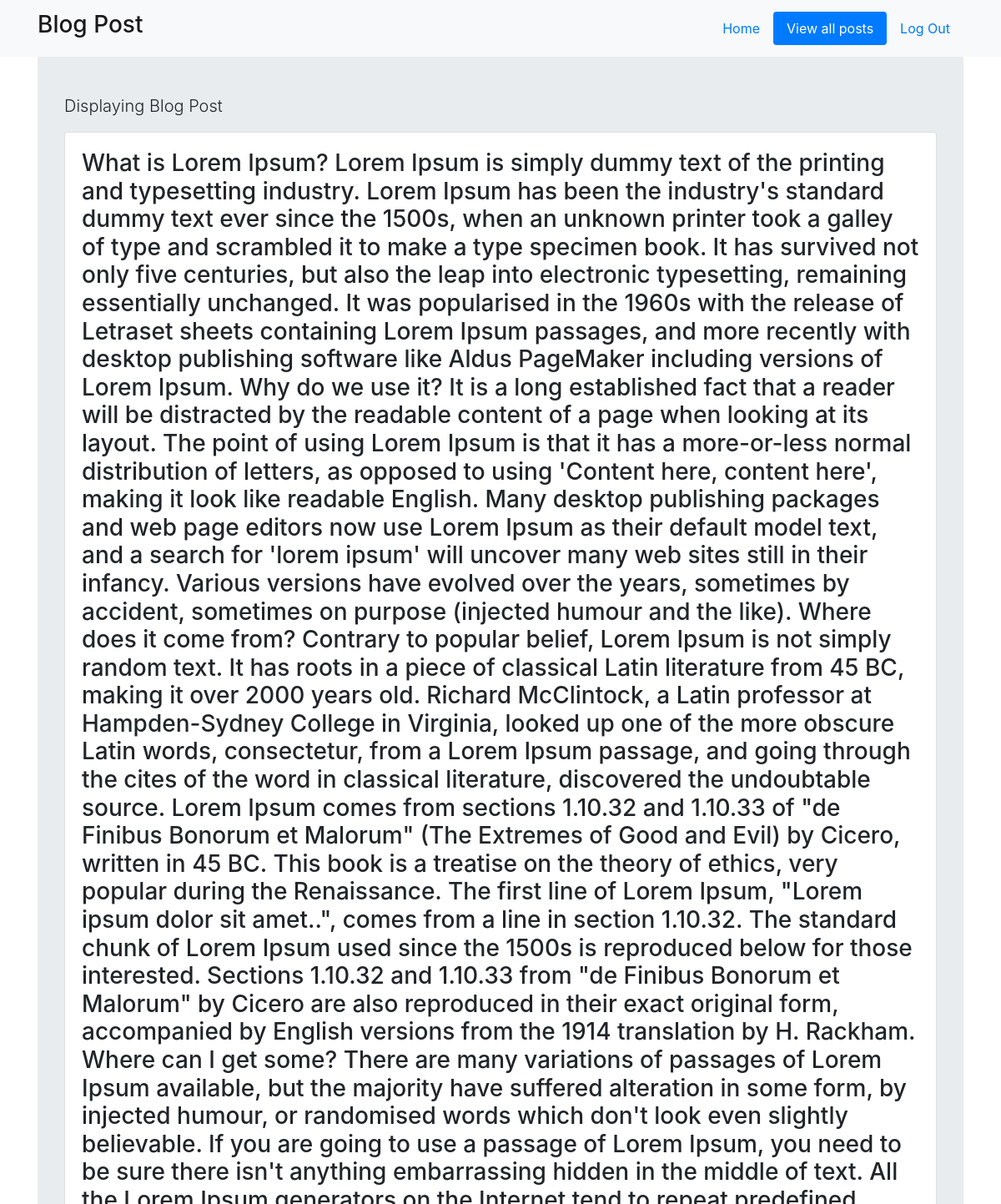
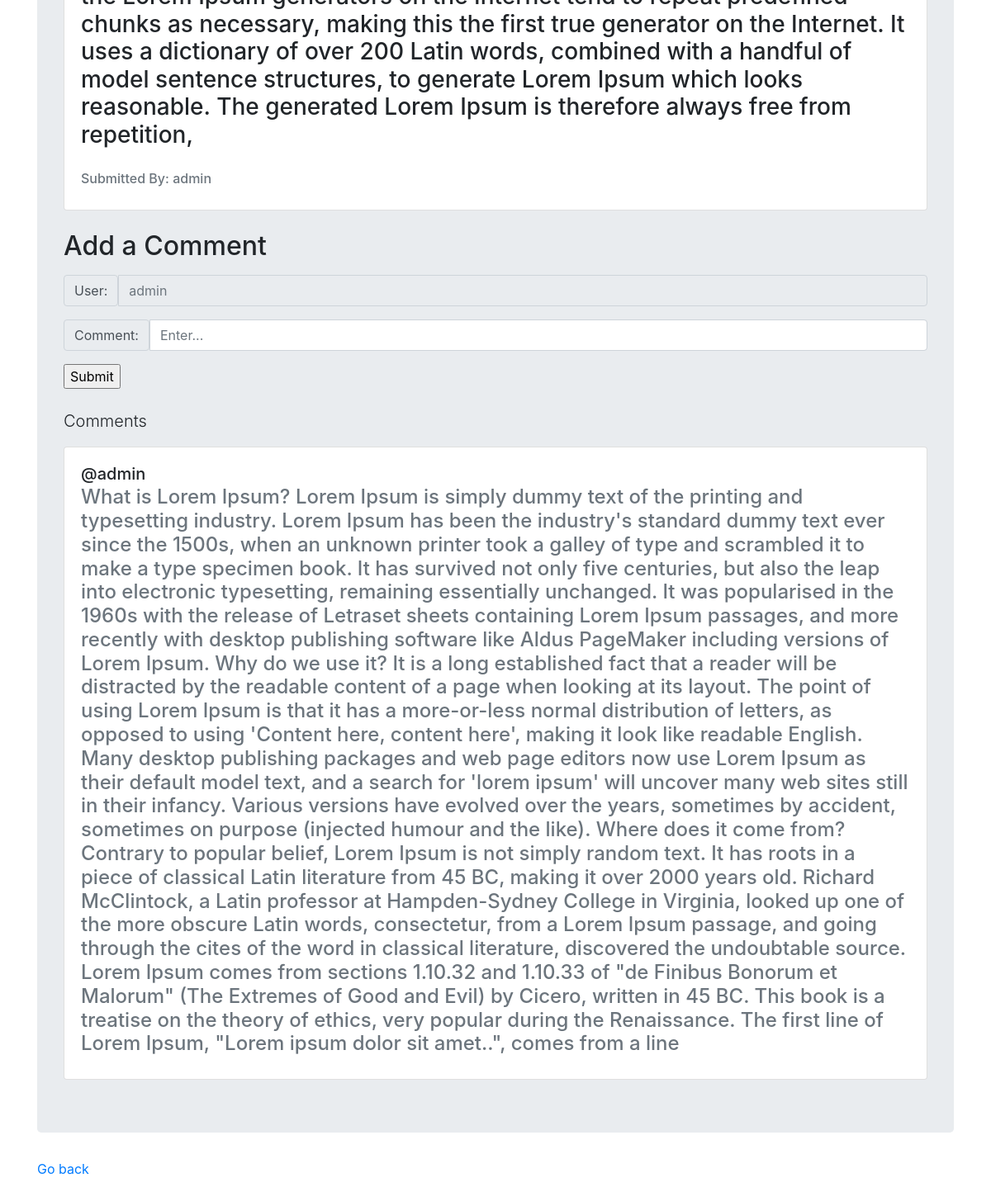
Screenshot of /view/13/ (signed in) with the database file from the repository (2 pictures, top to bottom).
### tables this page shows
CREATE TABLE "Blogs" (
	"id"	INTEGER PRIMARY KEY AUTOINCREMENT,
	"blogger_id"	INTEGER NOT NULL,
	"post"	TEXT NOT NULL
);

CREATE TABLE "Users" (
	"id"	INTEGER PRIMARY KEY AUTOINCREMENT,
	"username"	TEXT NOT NULL UNIQUE,
	"password"	TEXT NOT NULL
);

CREATE TABLE "Comments" (
	"id"	INTEGER PRIMARY KEY AUTOINCREMENT,
	"user_id"	INTEGER NOT NULL,
	"comment"	TEXT NOT NULL,
	"blog_id"	INTEGER NOT NULL
);

### blog.py (the view)
@app.route('/view/<int:id>/')
def view(id):
    if 'user_id' not in session:
        return render_template('sign_in.html')
    else:
        db = get_db()
        post_row = db.execute('SELECT * FROM Blogs WHERE id=?',(id,)).fetchall()
        comments = db.execute('SELECT * FROM Comments WHERE blog_id=?',(id,)).fetchall()
        users_data = db.execute('SELECT * FROM Users')
        users = {}
        for user_data in users_data:
            user = []
            users[user_data['id']] = user_data['username']
        post = {'blog_id':post_row[0][0],'question':post_row[0][2], 'blogger':users[post_row[0][1]]}
        print(post)
        return render_template('view.html', comments=comments, post=post, users=users, session=session)

### blog.py (called while the page is built)
def get_db():
    db = sqlite3.connect('blog.sqlite3')
    db.row_factory = sqlite3.Row
    return db

### templates/view.html
{% extends "layout.html" %}
{% block body %}
<nav class="navbar fixed-top navbar-light bg-light">
  <div class="container">
    <a class="navbar-brand" href="#"><h3>Blog Post</h3></a>
    <ul class="nav nav-pills">
      <li class="nav-item">
        <a class="nav-link" href="/home">Home</a>
      </li>
      <li class="nav-item">
        <a class="nav-link active" href="/posts">View all posts</a>
      </li>
      <li class="nav-item">
        <a class="nav-link" href="/log_out">Log Out</a>
      </li>
    </ul>
  </div>
</nav>
<div class="jumbotron">
    <p class="lead">Displaying Blog Post</p>
    <div class="card">
      <div class="card-body">
        <h3 class="title">{{ post['question'] }}</h3><br>
        <h6 class="card-subtitle mb-2 text-muted">Submitted By: {{ post['blogger'] }}</h6>
      </div>
    </div>
    <br>
    <h2>Add a Comment</h2>
    <form action="{{ url_for('add_comment', blog_id=post['blog_id']) }}" method="POST">
        <div class="input-group my-3">
            <span class="input-group-text">User:</span>
            <input type="text" class="form-control" placeholder={{ users[session['user_id']] }} readonly>
        </div>
        <div class="input-group my-3">
            <span class="input-group-text">Comment:</span>
            <input type="text" class="form-control" name="comment" placeholder="Enter..." maxlength="2000">
        </div>
        <input type="submit">
    </form>
    <br>
    <p class="lead">Comments</p>
    {% for comment in comments %}
        <div class="card">
          <div class="card-body">
            <h5 class="title">@{{ users[comment['user_id']] }}</h5>
            <h4 class="card-subtitle mb-2 text-muted">{{ comment['comment'] }}</h4>
          </div>
        </div>
    {% endfor %}
</div>
<p><a href="{{ url_for('posts') }}">Go back</a></p>
{% endblock %}

### rows the page displays
Blogs: question "What is Lorem Ipsum? Lorem Ipsum is simply dummy text of the printing and typesetting industry. Lorem Ipsum has been the industry's standard dummy text ever since the 1500s, when an unknown printer took a galley of type and scrambled it to make a type specimen book. It has survived not only five centuries, but also the leap into electronic typesetting, remaining essentially unchanged. It was popularised in the 1960s with the release of Letraset sheets containing Lorem Ipsum passages, and more recently with desktop publishing software like Aldus PageMaker including versions of Lorem Ipsum. Why do we use it? It is a long established fact that a reader will be distracted by the readable…"
Users: blogger "admin", username "admin"
Comments: comment "What is Lorem Ipsum? Lorem Ipsum is simply dummy text of the printing and typesetting industry. Lorem Ipsum has been the industry's standard dummy text ever since the 1500s, when an unknown printer took a galley of type and scrambled it to make a type specimen book. It has survived not only five centuries, but also the leap into electronic typesetting, remaining essentially unchanged. It was popularised in the 1960s with the release of Letraset sheets containing Lorem Ipsum passages, and more recently with desktop publishing software like Aldus PageMaker including versions of Lorem Ipsum. Why do we use it? It is a long established fact that a reader will be distracted by the readable…"
